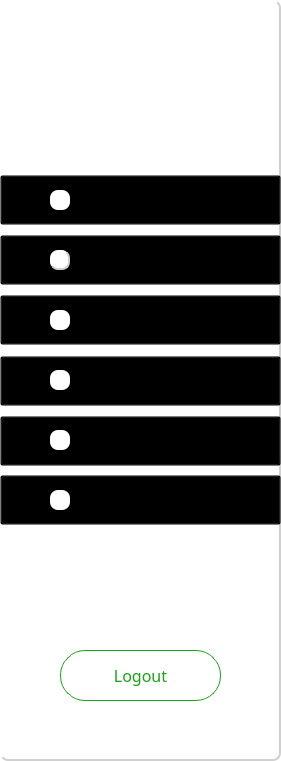
  <widget class="QFrame" name="Cannitech">
   <property name="geometry">
    <rect>
     <x>20</x>
     <y>20</y>
     <width>281</width>
     <height>761</height>
    </rect>
   </property>
   <property name="styleSheet">
    <string notr="true">QFrame {
    background-color: white; /* Background color for the frame */
    border: none;            /* No border for the frame */
    border-bottom: 2px solid #d0d0d0; /* Bottom border */
    border-right: 2px solid #d0d0d0;  /* Right border */
    border-radius: 8px;     /* Rounded corners */
}
</string>
   </property>
   <property name="frameShape">
    <enum>QFrame::Shape::NoFrame</enum>
   </property>
   <property name="frameShadow">
    <enum>QFrame::Shadow::Plain</enum>
   </property>
   <property name="lineWidth">
    <number>0</number>
   </property>
   <property name="midLineWidth">
    <number>0</number>
   </property>
   <widget class="QPushButton" name="dahsboard">
    <property name="geometry">
     <rect>
      <x>0</x>
      <y>175</y>
      <width>281</width>
      <height>50</height>
     </rect>
    </property>
    <property name="sizePolicy">
     <sizepolicy hsizetype="Fixed" vsizetype="Fixed">
      <horstretch>0</horstretch>
      <verstretch>0</verstretch>
     </sizepolicy>
    </property>
    <property name="focusPolicy">
     <enum>Qt::FocusPolicy::StrongFocus</enum>
    </property>
    <property name="contextMenuPolicy">
     <enum>Qt::ContextMenuPolicy::DefaultContextMenu</enum>
    </property>
    <property name="layoutDirection">
     <enum>Qt::LayoutDirection::LeftToRight</enum>
    </property>
    <property name="styleSheet">
     <string notr="true">QPushButton{
background-color:transparent;
font-family: Lexend;
font-size: 16px;
}
QPushButton:hover
{
background:#aaaaaa;
color:#1BA019;
border-left:3px solid #1BA019 ; 
border-right:3px solid #1BA019 ; 
border-color:none;
border-radius:5px;
background: qlineargradient(x1: 0, y1: 0, x2: 0, y2: 1,
                                stop: 0 #ffffff, stop: 1 #dcdcdc);


}
QPushButton:pressed
{
background:#aaaaaa;
color:#1BA019;
border-right:3px solid #1BA019 ; 
border-right:3px solid #1BA019 ; 
border-color:none;
border-radius:10px;

}</string>
    </property>
    <property name="text">
     <string>Dashboard</string>
    </property>
    <property name="icon">
     <iconset>
      <normaloff>:/figma/apps.png</normaloff>:/figma/apps.png</iconset>
    </property>
    <property name="iconSize">
     <size>
      <width>30</width>
      <height>30</height>
     </size>
    </property>
    <property name="checkable">
     <bool>false</bool>
    </property>
    <property name="autoRepeat">
     <bool>false</bool>
    </property>
    <property name="autoExclusive">
     <bool>false</bool>
    </property>
    <property name="autoRepeatDelay">
     <number>300</number>
    </property>
    <property name="flat">
     <bool>false</bool>
    </property>
   </widget>
   <widget class="QPushButton" name="employees">
    <property name="geometry">
     <rect>
      <x>0</x>
      <y>235</y>
      <width>281</width>
      <height>50</height>
     </rect>
    </property>
    <property name="sizePolicy">
     <sizepolicy hsizetype="Fixed" vsizetype="Fixed">
      <horstretch>0</horstretch>
      <verstretch>0</verstretch>
     </sizepolicy>
    </property>
    <property name="focusPolicy">
     <enum>Qt::FocusPolicy::StrongFocus</enum>
    </property>
    <property name="contextMenuPolicy">
     <enum>Qt::ContextMenuPolicy::DefaultContextMenu</enum>
    </property>
    <property name="layoutDirection">
     <enum>Qt::LayoutDirection::LeftToRight</enum>
    </property>
    <property name="styleSheet">
     <string notr="true">QPushButton{
background-color:transparent;
font-family: Lexend;
font-size: 16px;
}
QPushButton:hover
{
background:#aaaaaa;
color:#1BA019;
border-left:3px solid #1BA019 ; 
border-right:3px solid #1BA019 ; 
border-color:none;
border-radius:5px;
background: qlineargradient(x1: 0, y1: 0, x2: 0, y2: 1,
                                stop: 0 #ffffff, stop: 1 #dcdcdc);


}
QPushButton:pressed
{
background:#aaaaaa;
color:#1BA019;
border-right:3px solid #1BA019 ; 
border-right:3px solid #1BA019 ; 
border-color:none;
border-radius:10px;
/*background: qlineargradient(x1: 0, y1: 0, x2: 0, y2: 1,
                                stop: 0 #ffffff, stop: 1 #dcdcdc);*/
}</string>
    </property>
    <property name="text">
     <string>Employees</string>
    </property>
    <property name="icon">
     <iconset>
      <normaloff>:/figma/users 02.png</normaloff>:/figma/users 02.png</iconset>
    </property>
    <property name="iconSize">
     <size>
      <width>30</width>
      <height>30</height>
     </size>
    </property>
    <property name="checkable">
     <bool>false</bool>
    </property>
    <property name="autoRepeat">
     <bool>false</bool>
    </property>
    <property name="autoExclusive">
     <bool>false</bool>
    </property>
   </widget>
   <widget class="QPushButton" name="factories">
    <property name="geometry">
     <rect>
      <x>0</x>
      <y>295</y>
      <width>281</width>
      <height>50</height>
     </rect>
    </property>
    <property name="sizePolicy">
     <sizepolicy hsizetype="Fixed" vsizetype="Fixed">
      <horstretch>0</horstretch>
      <verstretch>0</verstretch>
     </sizepolicy>
    </property>
    <property name="focusPolicy">
     <enum>Qt::FocusPolicy::StrongFocus</enum>
    </property>
    <property name="contextMenuPolicy">
     <enum>Qt::ContextMenuPolicy::DefaultContextMenu</enum>
    </property>
    <property name="layoutDirection">
     <enum>Qt::LayoutDirection::LeftToRight</enum>
    </property>
    <property name="styleSheet">
     <string notr="true">QPushButton{
background-color:transparent;
font-family: Lexend;
font-size: 16px;
}
QPushButton:hover
{
background:#aaaaaa;
color:#1BA019;
border-left:3px solid #1BA019 ; 
border-right:3px solid #1BA019 ; 
border-color:none;
border-radius:5px;
background: qlineargradient(x1: 0, y1: 0, x2: 0, y2: 1,
                                stop: 0 #ffffff, stop: 1 #dcdcdc);


}
QPushButton:pressed
{
background:#aaaaaa;
color:#1BA019;
border-right:3px solid #1BA019 ; 
border-right:3px solid #1BA019 ; 
border-color:none;
border-radius:10px;
/*background: qlineargradient(x1: 0, y1: 0, x2: 0, y2: 1,
                                stop: 0 #ffffff, stop: 1 #dcdcdc);*/
}</string>
    </property>
    <property name="text">
     <string>Factories</string>
    </property>
    <property name="icon">
     <iconset>
      <normaloff>:/figma/community.png</normaloff>:/figma/community.png</iconset>
    </property>
    <property name="iconSize">
     <size>
      <width>30</width>
      <height>30</height>
     </size>
    </property>
    <property name="checkable">
     <bool>false</bool>
    </property>
    <property name="autoRepeat">
     <bool>false</bool>
    </property>
    <property name="autoExclusive">
     <bool>false</bool>
    </property>
   </widget>
   <widget class="QPushButton" name="deliveries">
    <property name="geometry">
     <rect>
      <x>0</x>
      <y>416</y>
      <width>281</width>
      <height>50</height>
     </rect>
    </property>
    <property name="sizePolicy">
     <sizepolicy hsizetype="Fixed" vsizetype="Fixed">
      <horstretch>0</horstretch>
      <verstretch>0</verstretch>
     </sizepolicy>
    </property>
    <property name="focusPolicy">
     <enum>Qt::FocusPolicy::StrongFocus</enum>
    </property>
    <property name="contextMenuPolicy">
     <enum>Qt::ContextMenuPolicy::DefaultContextMenu</enum>
    </property>
    <property name="layoutDirection">
     <enum>Qt::LayoutDirection::LeftToRight</enum>
    </property>
    <property name="styleSheet">
     <string notr="true">QPushButton{
background-color:transparent;
font-family: Lexend;
font-size: 16px;
}
QPushButton:hover
{
background:#aaaaaa;
color:#1BA019;
border-left:3px solid #1BA019 ; 
border-right:3px solid #1BA019 ; 
border-color:none;
border-radius:5px;
background: qlineargradient(x1: 0, y1: 0, x2: 0, y2: 1,
                                stop: 0 #ffffff, stop: 1 #dcdcdc);


}
QPushButton:pressed
{
background:#aaaaaa;
color:#1BA019;
border-right:3px solid #1BA019 ; 
border-right:3px solid #1BA019 ; 
border-color:none;
border-radius:10px;
/*background: qlineargradient(x1: 0, y1: 0, x2: 0, y2: 1,
                                stop: 0 #ffffff, stop: 1 #dcdcdc);*/
}</string>
    </property>
    <property name="text">
     <string>Delivries</string>
    </property>
    <property name="icon">
     <iconset>
      <normaloff>:/figma/notepad.png</normaloff>:/figma/notepad.png</iconset>
    </property>
    <property name="iconSize">
     <size>
      <width>30</width>
      <height>30</height>
     </size>
    </property>
    <property name="checkable">
     <bool>false</bool>
    </property>
    <property name="autoRepeat">
     <bool>false</bool>
    </property>
    <property name="autoExclusive">
     <bool>false</bool>
    </property>
   </widget>
   <widget class="QPushButton" name="clients">
    <property name="geometry">
     <rect>
      <x>0</x>
      <y>475</y>
      <width>281</width>
      <height>50</height>
     </rect>
    </property>
    <property name="sizePolicy">
     <sizepolicy hsizetype="Fixed" vsizetype="Fixed">
      <horstretch>0</horstretch>
      <verstretch>0</verstretch>
     </sizepolicy>
    </property>
    <property name="focusPolicy">
     <enum>Qt::FocusPolicy::StrongFocus</enum>
    </property>
    <property name="contextMenuPolicy">
     <enum>Qt::ContextMenuPolicy::DefaultContextMenu</enum>
    </property>
    <property name="layoutDirection">
     <enum>Qt::LayoutDirection::LeftToRight</enum>
    </property>
    <property name="styleSheet">
     <string notr="true">QPushButton{
background-color:transparent;
font-family: Lexend;
font-size: 16px;
}
QPushButton:hover
{
background:#aaaaaa;
color:#1BA019;
border-left:3px solid #1BA019 ; 
border-right:3px solid #1BA019 ; 
border-color:none;
border-radius:5px;
background: qlineargradient(x1: 0, y1: 0, x2: 0, y2: 1,
                                stop: 0 #ffffff, stop: 1 #dcdcdc);


}
QPushButton:pressed
{
background:#aaaaaa;
color:#1BA019;
border-right:3px solid #1BA019 ; 
border-right:3px solid #1BA019 ; 
border-color:none;
border-radius:10px;
/*background: qlineargradient(x1: 0, y1: 0, x2: 0, y2: 1,
                                stop: 0 #ffffff, stop: 1 #dcdcdc);*/
}</string>
    </property>
    <property name="text">
     <string>Clients</string>
    </property>
    <property name="icon">
     <iconset>
      <normaloff>:/figma/users 01.png</normaloff>:/figma/users 01.png</iconset>
    </property>
    <property name="iconSize">
     <size>
      <width>30</width>
      <height>30</height>
     </size>
    </property>
    <property name="checkable">
     <bool>false</bool>
    </property>
    <property name="autoRepeat">
     <bool>false</bool>
    </property>
    <property name="autoExclusive">
     <bool>false</bool>
    </property>
   </widget>
   <widget class="QLabel" name="dash_icon">
    <property name="geometry">
     <rect>
      <x>50</x>
      <y>190</y>
      <width>20</width>
      <height>20</height>
     </rect>
    </property>
    <property name="styleSheet">
     <string notr="true">border:none;</string>
    </property>
    <property name="text">
     <string/>
    </property>
    <property name="pixmap">
     <pixmap resource="resources.qrc">:/images/apps.png</pixmap>
    </property>
    <property name="scaledContents">
     <bool>true</bool>
    </property>
   </widget>
   <widget class="QLabel" name="emp_icon">
    <property name="geometry">
     <rect>
      <x>50</x>
      <y>250</y>
      <width>20</width>
      <height>20</height>
     </rect>
    </property>
    <property name="text">
     <string/>
    </property>
    <property name="pixmap">
     <pixmap resource="resources.qrc">:/images/users 02.png</pixmap>
    </property>
    <property name="scaledContents">
     <bool>true</bool>
    </property>
   </widget>
   <widget class="QLabel" name="fac_icon">
    <property name="geometry">
     <rect>
      <x>50</x>
      <y>310</y>
      <width>20</width>
      <height>20</height>
     </rect>
    </property>
    <property name="styleSheet">
     <string notr="true">border:none;</string>
    </property>
    <property name="text">
     <string/>
    </property>
    <property name="pixmap">
     <pixmap resource="resources.qrc">:/images/community.png</pixmap>
    </property>
    <property name="scaledContents">
     <bool>true</bool>
    </property>
   </widget>
   <widget class="QLabel" name="del_icon">
    <property name="geometry">
     <rect>
      <x>50</x>
      <y>430</y>
      <width>20</width>
      <height>20</height>
     </rect>
    </property>
    <property name="styleSheet">
     <string notr="true">border:none;</string>
    </property>
    <property name="text">
     <string/>
    </property>
    <property name="pixmap">
     <pixmap resource="resources.qrc">:/images/notepad.png</pixmap>
    </property>
    <property name="scaledContents">
     <bool>true</bool>
    </property>
   </widget>
   <widget class="QLabel" name="cli_icon">
    <property name="geometry">
     <rect>
      <x>50</x>
      <y>490</y>
      <width>20</width>
      <height>20</height>
     </rect>
    </property>
    <property name="styleSheet">
     <string notr="true">border:none;</string>
    </property>
    <property name="text">
     <string/>
    </property>
    <property name="pixmap">
     <pixmap resource="resources.qrc">:/images/users 01.png</pixmap>
    </property>
    <property name="scaledContents">
     <bool>true</bool>
    </property>
   </widget>
   <widget class="QPushButton" name="machines">
    <property name="geometry">
     <rect>
      <x>0</x>
      <y>356</y>
      <width>281</width>
      <height>50</height>
     </rect>
    </property>
    <property name="sizePolicy">
     <sizepolicy hsizetype="Fixed" vsizetype="Fixed">
      <horstretch>0</horstretch>
      <verstretch>0</verstretch>
     </sizepolicy>
    </property>
    <property name="focusPolicy">
     <enum>Qt::FocusPolicy::StrongFocus</enum>
    </property>
    <property name="contextMenuPolicy">
     <enum>Qt::ContextMenuPolicy::DefaultContextMenu</enum>
    </property>
    <property name="layoutDirection">
     <enum>Qt::LayoutDirection::LeftToRight</enum>
    </property>
    <property name="styleSheet">
     <string notr="true">QPushButton{
background-color:transparent;
font-family: Lexend;
font-size: 16px;
}
QPushButton:hover
{
background:#aaaaaa;
color:#1BA019;
border-left:3px solid #1BA019 ; 
border-right:3px solid #1BA019 ; 
border-color:none;
border-radius:5px;
background: qlineargradient(x1: 0, y1: 0, x2: 0, y2: 1,
                                stop: 0 #ffffff, stop: 1 #dcdcdc);


}
QPushButton:pressed
{
background:#aaaaaa;
color:#1BA019;
border-right:3px solid #1BA019 ; 
border-right:3px solid #1BA019 ; 
border-color:none;
border-radius:10px;
/*background: qlineargradient(x1: 0, y1: 0, x2: 0, y2: 1,
                                stop: 0 #ffffff, stop: 1 #dcdcdc);*/
}</string>
    </property>
    <property name="text">
     <string>Machines</string>
    </property>
    <property name="icon">
     <iconset>
      <normaloff>:/figma/notepad.png</normaloff>:/figma/notepad.png</iconset>
    </property>
    <property name="iconSize">
     <size>
      <width>30</width>
      <height>30</height>
     </size>
    </property>
    <property name="checkable">
     <bool>false</bool>
    </property>
    <property name="autoRepeat">
     <bool>false</bool>
    </property>
    <property name="autoExclusive">
     <bool>false</bool>
    </property>
   </widget>
   <widget class="QLabel" name="del_icon_2">
    <property name="geometry">
     <rect>
      <x>50</x>
      <y>370</y>
      <width>20</width>
      <height>20</height>
     </rect>
    </property>
    <property name="styleSheet">
     <string notr="true">border:none;</string>
    </property>
    <property name="text">
     <string/>
    </property>
    <property name="pixmap">
     <pixmap resource="resources.qrc">:/images/notepad.png</pixmap>
    </property>
    <property name="scaledContents">
     <bool>true</bool>
    </property>
   </widget>
   <widget class="QLabel" name="label_21">
    <property name="geometry">
     <rect>
      <x>0</x>
      <y>-6</y>
      <width>271</width>
      <height>161</height>
     </rect>
    </property>
    <property name="styleSheet">
     <string notr="true">QFrame{border-radius:10px;
background-color:transparent;
border:none;
}
</string>
    </property>
    <property name="frameShape">
     <enum>QFrame::Shape::NoFrame</enum>
    </property>
    <property name="text">
     <string/>
    </property>
    <property name="pixmap">
     <pixmap resource="resources.qrc">:/images/logoh.png</pixmap>
    </property>
    <property name="scaledContents">
     <bool>true</bool>
    </property>
    <property name="wordWrap">
     <bool>false</bool>
    </property>
   </widget>
   <widget class="QPushButton" name="logout">
    <property name="geometry">
     <rect>
      <x>60</x>
      <y>650</y>
      <width>161</width>
      <height>51</height>
     </rect>
    </property>
    <property name="styleSheet">
     <string notr="true">*{
background:transparent;
border-radius:25px;
color:#1ba019;
font-family: Lexend;
font-size:16px;
border-color: rgb(27, 160, 25);
border-width : 1.2px;
border-style:solid;
background-color:white;
}
QPushButton:hover
{
background:#00b521;
color:#1ba019;
border-left:3px solid #1BA019 ; 
border-color:none;
border-radius:25px;




}
QPushButton:pressed
{
background:#013220;
color:#1ba019;
border-radius:25px;
color:#1ba019;
font-family: Lexend;
font-size:16px;
border-radius:10px;
border-left:3.5px solid #1BA019 ; 


/*background: qlineargradient(x1: 0, y1: 0, x2: 0, y2: 1,
                                stop: 0 #ffffff, stop: 1 #dcdcdc);*/
}</string>
    </property>
    <property name="text">
     <string>Logout</string>
    </property>
    <property name="iconSize">
     <size>
      <width>200</width>
      <height>200</height>
     </size>
    </property>
    <property name="autoRepeatInterval">
     <number>100</number>
    </property>
   </widget>
   <zorder>clients</zorder>
   <zorder>deliveries</zorder>
   <zorder>factories</zorder>
   <zorder>dahsboard</zorder>
   <zorder>employees</zorder>
   <zorder>dash_icon</zorder>
   <zorder>emp_icon</zorder>
   <zorder>fac_icon</zorder>
   <zorder>del_icon</zorder>
   <zorder>cli_icon</zorder>
   <zorder>machines</zorder>
   <zorder>del_icon_2</zorder>
   <zorder>label_21</zorder>
   <zorder>logout</zorder>
  </widget>
